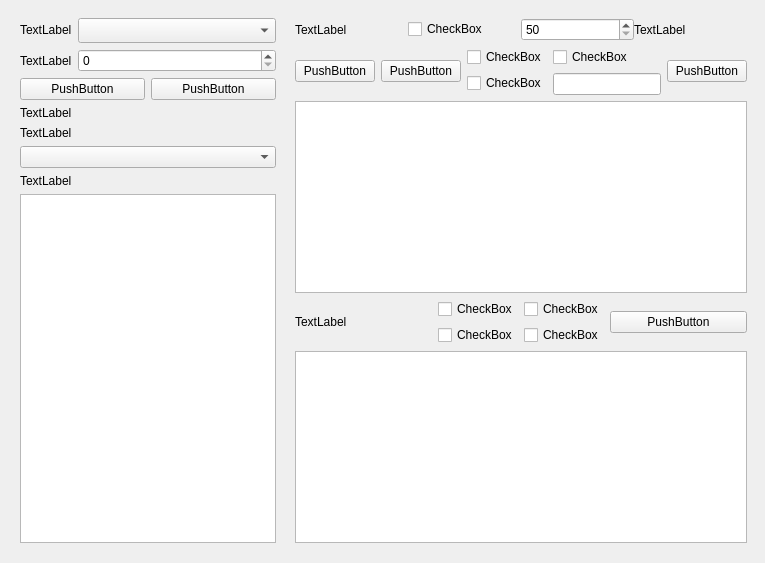
       <widget class="QWidget" name="page">
        <property name="sizePolicy">
         <sizepolicy hsizetype="Minimum" vsizetype="Preferred">
          <horstretch>0</horstretch>
          <verstretch>0</verstretch>
         </sizepolicy>
        </property>
        <layout class="QHBoxLayout" name="horizontalLayout_11">
         <property name="spacing">
          <number>10</number>
         </property>
         <property name="topMargin">
          <number>9</number>
         </property>
         <property name="rightMargin">
          <number>9</number>
         </property>
         <item>
          <widget class="QWidget" name="widget_3" native="true">
           <property name="sizePolicy">
            <sizepolicy hsizetype="Minimum" vsizetype="Preferred">
             <horstretch>0</horstretch>
             <verstretch>0</verstretch>
            </sizepolicy>
           </property>
           <property name="styleSheet">
            <string notr="true"/>
           </property>
           <layout class="QVBoxLayout" name="verticalLayout_2">
            <property name="rightMargin">
             <number>0</number>
            </property>
            <item>
             <layout class="QFormLayout" name="formLayout">
              <item row="0" column="0">
               <widget class="QLabel" name="labLocalIp">
                <property name="sizePolicy">
                 <sizepolicy hsizetype="Minimum" vsizetype="Preferred">
                  <horstretch>0</horstretch>
                  <verstretch>0</verstretch>
                 </sizepolicy>
                </property>
                <property name="styleSheet">
                 <string notr="true"/>
                </property>
                <property name="text">
                 <string>TextLabel</string>
                </property>
                <property name="alignment">
                 <set>Qt::AlignLeading|Qt::AlignLeft|Qt::AlignVCenter</set>
                </property>
                <property name="margin">
                 <number>1</number>
                </property>
               </widget>
              </item>
              <item row="0" column="1">
               <widget class="QComboBox" name="cbLocalIp">
                <property name="sizePolicy">
                 <sizepolicy hsizetype="MinimumExpanding" vsizetype="Fixed">
                  <horstretch>0</horstretch>
                  <verstretch>0</verstretch>
                 </sizepolicy>
                </property>
                <property name="font">
                 <font>
                  <family>Agency FB</family>
                 </font>
                </property>
                <property name="styleSheet">
                 <string notr="true"/>
                </property>
               </widget>
              </item>
              <item row="1" column="0">
               <widget class="QLabel" name="labLocalPort">
                <property name="sizePolicy">
                 <sizepolicy hsizetype="Minimum" vsizetype="Preferred">
                  <horstretch>0</horstretch>
                  <verstretch>0</verstretch>
                 </sizepolicy>
                </property>
                <property name="text">
                 <string>TextLabel</string>
                </property>
               </widget>
              </item>
              <item row="1" column="1">
               <widget class="QSpinBox" name="sbLocalPort">
                <property name="sizePolicy">
                 <sizepolicy hsizetype="Minimum" vsizetype="Fixed">
                  <horstretch>0</horstretch>
                  <verstretch>0</verstretch>
                 </sizepolicy>
                </property>
                <property name="maximum">
                 <number>65536</number>
                </property>
               </widget>
              </item>
             </layout>
            </item>
            <item>
             <layout class="QHBoxLayout" name="horizontalLayout_4">
              <item>
               <widget class="QPushButton" name="btnBeginListen">
                <property name="sizePolicy">
                 <sizepolicy hsizetype="Minimum" vsizetype="Fixed">
                  <horstretch>0</horstretch>
                  <verstretch>0</verstretch>
                 </sizepolicy>
                </property>
                <property name="text">
                 <string>PushButton</string>
                </property>
               </widget>
              </item>
              <item>
               <widget class="QPushButton" name="btnStopListen">
                <property name="sizePolicy">
                 <sizepolicy hsizetype="Minimum" vsizetype="Fixed">
                  <horstretch>0</horstretch>
                  <verstretch>0</verstretch>
                 </sizepolicy>
                </property>
                <property name="text">
                 <string>PushButton</string>
                </property>
               </widget>
              </item>
             </layout>
            </item>
            <item>
             <widget class="QLabel" name="labConntionCount">
              <property name="sizePolicy">
               <sizepolicy hsizetype="Minimum" vsizetype="Preferred">
                <horstretch>0</horstretch>
                <verstretch>0</verstretch>
               </sizepolicy>
              </property>
              <property name="text">
               <string>TextLabel</string>
              </property>
              <property name="alignment">
               <set>Qt::AlignLeading|Qt::AlignLeft|Qt::AlignVCenter</set>
              </property>
             </widget>
            </item>
            <item>
             <widget class="QLabel" name="labChoseClient">
              <property name="sizePolicy">
               <sizepolicy hsizetype="Minimum" vsizetype="Preferred">
                <horstretch>0</horstretch>
                <verstretch>0</verstretch>
               </sizepolicy>
              </property>
              <property name="text">
               <string>TextLabel</string>
              </property>
             </widget>
            </item>
            <item>
             <widget class="QComboBox" name="cbChoseClient">
              <property name="sizePolicy">
               <sizepolicy hsizetype="Minimum" vsizetype="Preferred">
                <horstretch>0</horstretch>
                <verstretch>0</verstretch>
               </sizepolicy>
              </property>
             </widget>
            </item>
            <item>
             <widget class="QLabel" name="labClientInfo">
              <property name="sizePolicy">
               <sizepolicy hsizetype="Minimum" vsizetype="Preferred">
                <horstretch>0</horstretch>
                <verstretch>0</verstretch>
               </sizepolicy>
              </property>
              <property name="text">
               <string>TextLabel</string>
              </property>
             </widget>
            </item>
            <item>
             <widget class="QTextBrowser" name="tbClientInfo">
              <property name="sizePolicy">
               <sizepolicy hsizetype="Minimum" vsizetype="Expanding">
                <horstretch>0</horstretch>
                <verstretch>0</verstretch>
               </sizepolicy>
              </property>
             </widget>
            </item>
           </layout>
          </widget>
         </item>
         <item>
          <widget class="QWidget" name="widget_4" native="true">
           <property name="sizePolicy">
            <sizepolicy hsizetype="Minimum" vsizetype="Preferred">
             <horstretch>0</horstretch>
             <verstretch>0</verstretch>
            </sizepolicy>
           </property>
           <layout class="QVBoxLayout" name="verticalLayout_3">
            <item>
             <layout class="QHBoxLayout" name="horizontalLayout_8">
              <property name="spacing">
               <number>0</number>
              </property>
              <item>
               <widget class="QLabel" name="labSendSpace">
                <property name="sizePolicy">
                 <sizepolicy hsizetype="Minimum" vsizetype="Preferred">
                  <horstretch>0</horstretch>
                  <verstretch>0</verstretch>
                 </sizepolicy>
                </property>
                <property name="text">
                 <string>TextLabel</string>
                </property>
               </widget>
              </item>
              <item>
               <widget class="QCheckBox" name="cbSendTimly">
                <property name="text">
                 <string>CheckBox</string>
                </property>
               </widget>
              </item>
              <item>
               <widget class="QSpinBox" name="sbTime">
                <property name="minimum">
                 <number>50</number>
                </property>
                <property name="maximum">
                 <number>65536</number>
                </property>
               </widget>
              </item>
              <item>
               <widget class="QLabel" name="labMs">
                <property name="sizePolicy">
                 <sizepolicy hsizetype="Minimum" vsizetype="Preferred">
                  <horstretch>0</horstretch>
                  <verstretch>0</verstretch>
                 </sizepolicy>
                </property>
                <property name="text">
                 <string>TextLabel</string>
                </property>
               </widget>
              </item>
             </layout>
            </item>
            <item>
             <layout class="QHBoxLayout" name="horizontalLayout_7">
              <item>
               <widget class="QPushButton" name="btnServerSend">
                <property name="text">
                 <string>PushButton</string>
                </property>
               </widget>
              </item>
              <item>
               <widget class="QPushButton" name="btnSendBrodcast">
                <property name="text">
                 <string>PushButton</string>
                </property>
               </widget>
              </item>
              <item>
               <layout class="QFormLayout" name="formLayout_6">
                <item row="0" column="1">
                 <widget class="QCheckBox" name="cbServerSendHex">
                  <property name="text">
                   <string>CheckBox</string>
                  </property>
                 </widget>
                </item>
                <item row="1" column="0">
                 <widget class="QCheckBox" name="cbServerEndSign">
                  <property name="text">
                   <string>CheckBox</string>
                  </property>
                 </widget>
                </item>
                <item row="1" column="1">
                 <widget class="QLineEdit" name="leServerSendSign">
                  <property name="sizePolicy">
                   <sizepolicy hsizetype="Fixed" vsizetype="Fixed">
                    <horstretch>0</horstretch>
                    <verstretch>0</verstretch>
                   </sizepolicy>
                  </property>
                  <property name="maximumSize">
                   <size>
                    <width>110</width>
                    <height>16777215</height>
                   </size>
                  </property>
                 </widget>
                </item>
                <item row="0" column="0">
                 <widget class="QCheckBox" name="cbServerFrontLen">
                  <property name="text">
                   <string>CheckBox</string>
                  </property>
                 </widget>
                </item>
               </layout>
              </item>
              <item>
               <widget class="QPushButton" name="btnServerSendClear">
                <property name="text">
                 <string>PushButton</string>
                </property>
               </widget>
              </item>
             </layout>
            </item>
            <item>
             <widget class="QTextEdit" name="tbServerSend">
              <property name="sizePolicy">
               <sizepolicy hsizetype="Minimum" vsizetype="Expanding">
                <horstretch>0</horstretch>
                <verstretch>0</verstretch>
               </sizepolicy>
              </property>
             </widget>
            </item>
            <item>
             <layout class="QHBoxLayout" name="horizontalLayout_6">
              <item>
               <widget class="QLabel" name="labAcceptSpace">
                <property name="sizePolicy">
                 <sizepolicy hsizetype="Minimum" vsizetype="Preferred">
                  <horstretch>0</horstretch>
                  <verstretch>0</verstretch>
                 </sizepolicy>
                </property>
                <property name="text">
                 <string>TextLabel</string>
                </property>
               </widget>
              </item>
              <item>
               <layout class="QFormLayout" name="formLayout_5">
                <item row="0" column="0">
                 <widget class="QCheckBox" name="cbServerAcceptHex">
                  <property name="text">
                   <string>CheckBox</string>
                  </property>
                 </widget>
                </item>
                <item row="0" column="1">
                 <widget class="QCheckBox" name="cbServerAcceptTime">
                  <property name="text">
                   <string>CheckBox</string>
                  </property>
                 </widget>
                </item>
                <item row="1" column="0">
                 <widget class="QCheckBox" name="cbServerAcceptIp">
                  <property name="text">
                   <string>CheckBox</string>
                  </property>
                 </widget>
                </item>
                <item row="1" column="1">
                 <widget class="QCheckBox" name="cbServerAcceptPort">
                  <property name="text">
                   <string>CheckBox</string>
                  </property>
                 </widget>
                </item>
               </layout>
              </item>
              <item>
               <widget class="QPushButton" name="btnServerAcceptClear">
                <property name="text">
                 <string>PushButton</string>
                </property>
               </widget>
              </item>
             </layout>
            </item>
            <item>
             <widget class="QTextEdit" name="tbServerAccept">
              <property name="sizePolicy">
               <sizepolicy hsizetype="Minimum" vsizetype="Expanding">
                <horstretch>0</horstretch>
                <verstretch>0</verstretch>
               </sizepolicy>
              </property>
             </widget>
            </item>
           </layout>
          </widget>
         </item>
        </layout>
       </widget>
